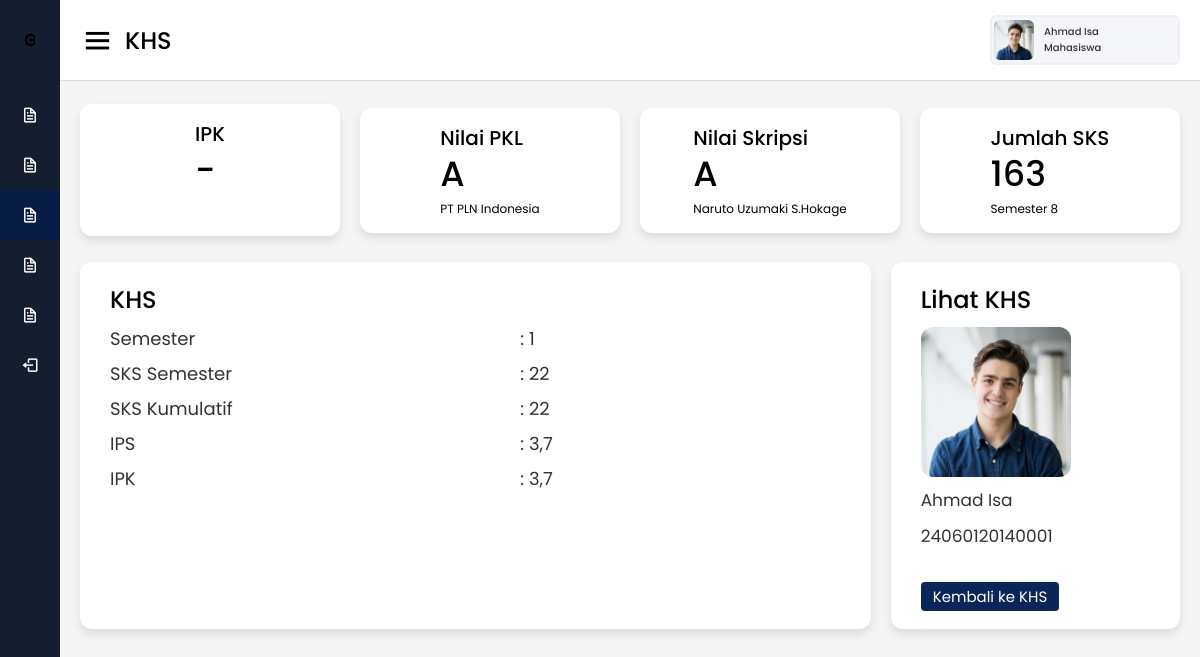
Page /Mahasiswa/lihatkhs.php?nim=24060120140001&smt=1 (signed in) on the committed database.
### tables this page shows
CREATE TABLE `skripsi` (
  `NIM` varchar(100) NOT NULL,
  `smt` int(11) NOT NULL,
  `status` varchar(100) NOT NULL DEFAULT '-',
  `nilai_skripsi` varchar(100) NOT NULL DEFAULT '-',
  `tgl_sidang` date NOT NULL,
  `berita_acara` varchar(100) DEFAULT NULL,
  `dospem` varchar(100) NOT NULL DEFAULT '-',
  `file_skripsi` varchar(255) DEFAULT NULL
);

CREATE TABLE `mahasiswa` (
  `NIM` varchar(100) NOT NULL,
  `nama_mhs` varchar(100) NOT NULL,
  `email` varchar(100) NOT NULL,
  `alamat` varchar(100) NOT NULL,
  `no_telp` varchar(100) NOT NULL,
  `angkatan` varchar(100) NOT NULL,
  `status` varchar(100) NOT NULL,
  `foto` varchar(100) NOT NULL,
  `jalur_masuk` varchar(100) NOT NULL,
  `kode_kota_kab` int(100) NOT NULL,
  `username` varchar(100) NOT NULL,
  `NIP_doswal` varchar(100) DEFAULT NULL,
  `NIP_dospem_pkl` varchar(100) DEFAULT NULL,
  `NIP_dospem_skripsi` varchar(100) DEFAULT NULL
);

CREATE TABLE `khs` (
  `NIM` varchar(100) NOT NULL,
  `smt` int(11) NOT NULL,
  `status` varchar(100) NOT NULL DEFAULT '-',
  `jml_sks` int(11) NOT NULL,
  `ips` varchar(100) NOT NULL DEFAULT '-',
  `jml_sksk` int(11) NOT NULL,
  `ipk` varchar(100) NOT NULL DEFAULT '-',
  `file_khs` varchar(255) DEFAULT NULL,
  `validasi` varchar(100) NOT NULL DEFAULT 'Belum Divalidasi'
);

CREATE TABLE `pkl` (
  `NIM` varchar(100) NOT NULL,
  `smt` int(11) NOT NULL,
  `status` varchar(100) NOT NULL,
  `nilai_pkl` varchar(100) DEFAULT NULL,
  `berita_acara` varchar(100) DEFAULT NULL,
  `file_pkl` varchar(100) DEFAULT NULL,
  `instansi` varchar(100) NOT NULL,
  `lama_pkl` varchar(100) NOT NULL,
  `bagian` varchar(100) NOT NULL,
  `tgl_sidang` date NOT NULL
);

### Mahasiswa/header.php (called while the page is built, shortened)
<?php
$NIM = $_GET['nim'];
?>

### Mahasiswa/lihatkhs.php (the view, shortened to what this page needs)
<!DOCTYPE html>
<html lang="en" dir="ltr">
<head>
  <link rel="stylesheet" href="style.css">
  <link href='https://unpkg.com/boxicons@2.0.7/css/boxicons.min.css' rel='stylesheet'>
</head>
<body>
  <?php
  include('header.php');
  ?>
  <form action="" method="post" enctype="multipart/form-data">
  <div class="sidebar">
    <div class="logo-details">
      <img class="bx bxl-c-plus-plus logoundip" src="images/u.png" alt="">
      <span class="logo_name">UNIVERSITAS DIPONEGORO</span>
    </div>
    <ul class="nav-links">
      <li>
        <?php
          echo '<a href="profil_mahasiswa.php?nim='.$NIM.'" >';
          echo '<i class="bx bx-file"></i>';
          echo '<span class="links_name">Profile</span>';
          echo '</a>';
        ?>
      </li>
      <li>
        <?php
          echo '<a href="irs.php?nim='.$NIM.'">';
          echo '<i class="bx bx-file"></i>';
          echo '<span class="links_name">IRS</span>';
          echo '</a>';
        ?>
      </li>
      <li>
        <?php
          echo '<a href="khs.php?nim='.$NIM.'" class="active">';
          echo '<i class="bx bx-file"></i>';
          echo '<span class="links_name">KHS</span>';
          echo '</a>';
        ?>
      </li>
      <li>
        <?php
        echo '<a href="pkl.php?nim='.$NIM.'">';
        echo '<i class="bx bx-file"></i>';
        echo '<span class="links_name">PKL</span>';
        echo '</a>';
        ?>
      </li>
      <li>
        <?php
        echo '<a href="skripsi.php?nim='.$NIM.'">';
        echo '<i class="bx bx-file"></i>';
        echo '<span class="links_name">Skripsi</span>';
        echo '</a>';
        ?>
      </li>
      <li>
        <a href="../Login/logout.php">
          <i class='bx bx-log-out'></i>
          <span class="links_name">Logout</span>
        </a>
      </li>
    </ul>
  </div>
  <?php
  $pkl = mysqli_query($koneksi, "SELECT * FROM pkl
  WHERE pkl.NIM = '$NIM'; ");
  $mhs = mysqli_query($koneksi, "SELECT * FROM mahasiswa
  WHERE mahasiswa.NIM = '$NIM'; ");
  $khs = mysqli_query($koneksi, "SELECT * FROM khs
  WHERE khs.NIM = '$NIM' ORDER BY smt DESC; ");
  $skripsi = mysqli_query($koneksi, "SELECT * FROM skripsi
  WHERE skripsi.NIM = '$NIM'; ");
  ?>
  <?php
  while($arr_mhs = mysqli_fetch_array($mhs)):
  while($arr_khs = mysqli_fetch_array($khs)):
  while($arr_pkl = mysqli_fetch_array($pkl)):
  while($arr_skripsi = mysqli_fetch_array($skripsi)):
  ?>
  <section class="home-section">
  <nav>
      <div class="sidebar-button">
        <i class='bx bx-menu sidebarBtn'></i>
        <span class="dashboard">KHS</span>
      </div>
      <div class="profile-details">
        <img src="images/<?= $arr_mhs['foto']; ?>" alt="">
        <span class="admin_name"><?= $arr_mhs['nama_mhs']; ?><br>Mahasiswa</span>
      </div>
    </nav>
    <div class="home-content">
      <div class="overview-boxes">
        <div class="box">
          <div class="right-side">
            <div class="box-topic">IPK</div>
            <div class="number"><?= $arr_khs['ipk']; ?></div>
            <div class="indicator">
              <br>
            </div>
          </div>
        </div>
        <div class="box">
          <div class="right-side">
            <div class="box-topic">Nilai PKL</div>
            <div class="number"><?= $arr_pkl['nilai_pkl']; ?></div>
            <div class="indicator">
              <span class="text"><?= $arr_pkl['instansi']; ?></span>
            </div>
          </div>
        </div>
        <div class="box">
          <div class="right-side">
            <div class="box-topic">Nilai Skripsi</div>
            <div class="number"><?= $arr_skripsi['nilai_skripsi']; ?></div>
            <div class="indicator">
              <span class="text"><?= $arr_skripsi['dospem']; ?></span>
            </div>
          </div>
        </div>
        <div class="box">
          <div class="right-side">
            <div class="box-topic">Jumlah SKS</div>
            <div class="number"><?= $arr_khs['jml_sksk']; ?></div>
            <div class="indicator">
              <span class="text">Semester <?= $arr_khs['smt']; ?></span>
            </div>
          </div>
        </div>
      </div>
      <?php
      $smt = $_GET['smt'];
      $khs1 = "SELECT * FROM khs
      WHERE khs.NIM = '$NIM' and smt= '$smt'";
      $query = $koneksi->query($khs1);
      $row = $query->fetch_object();
      ?>
      <div class="sales-boxes">
        <div class="recent-sales box">
          <div class="title">KHS</div>
          <div class="sales-details">
            <ul class="details">
              <li><a>Semester</a></li>
              <li><a>SKS Semester</a></li>
              <li><a>SKS Kumulatif</a></li>
              <li><a>IPS</a></li>
              <li><a>IPK</a></li>
            </ul>
            <ul class="details">
              <li><a>: <?php echo $smt;?></a></li>
              <li><a>: <?php echo $row->jml_sks;?></a></li>
              <li><a>: <?php echo $row->jml_sksk;?></a></li>
              <li><a>: <?php echo $row->ips;?></a></li>
              <li><a>: <?php echo $row->ipk;?></a></li>
            </ul>
          </div>
    </div>
    <div class="top-sales box">
            <div class="title">Lihat KHS</div>
            <ul class="top-sales-details">
                  <li>
                  <a >
                    <img src="images/<?= $arr_mhs['foto']; ?>" alt="">
                  </a>
                    <li><span class="product"><?= $arr_mhs['nama_mhs']; ?></span></li>
                    <li><span class="price"><?= $arr_mhs['NIM']; ?></span></li>
                  <br>
                  </li>
                  <?php endwhile?>
                  <?php endwhile?>
                  <?php endwhile?>
                  <?php endwhile?>
                  <?php
                  echo '<a href="khs.php?nim='.$NIM.'" class="tombol">Kembali ke KHS</a>';
                  ?>
                </ul>
              </div>
          </div>
    </div>
  </section>
</form>
</body>
</html>

### rows in the picture
khs: ipk "-", jml_sksk "163", smt "8"
pkl: nilai_pkl "A", instansi "PT PLN Indonesia"
skripsi: NIM.foto (picture), NIM.nama_mhs "Ahmad Isa", nilai_skripsi "A", dospem "Naruto Uzumaki S.Hokage", smt "1", khs.jml_sks "22", khs.jml_sksk "22", khs.ips "3,7", khs.ipk "3,7", NIM.NIM "24060120140001"
